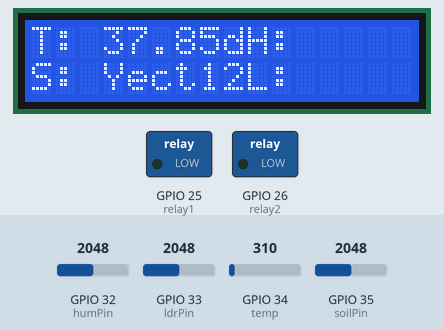
Recording of a sketch running on a simulated ESP32. On the bench: 16×2 character LCD, switched loads named in the sketch (green lamp = pin HIGH). Inputs (shaded band) come from the test bench; at power-on: GPIO 34 (temp) = 310, GPIO 35 (soilPin) = 2048, GPIO 33 (ldrPin) = 2048, GPIO 32 (humPin) = 2048. WiFi joins after 1.5 s; servers stay silent unless stated; uploads are accepted with an empty reply; what the sketch prints to the serial monitor is not drawn.

Above: at 3.9 s.
4.0 s: GPIO 34 (temp) set to 413
At 9.6 s:
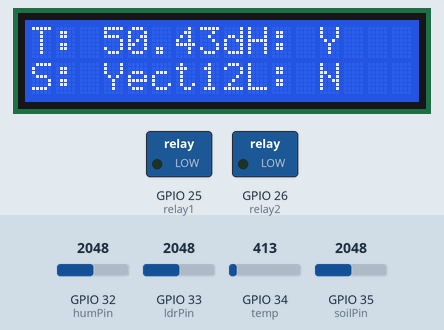
10.0 s: GPIO 34 (temp) set to 476
At 14.6 s:
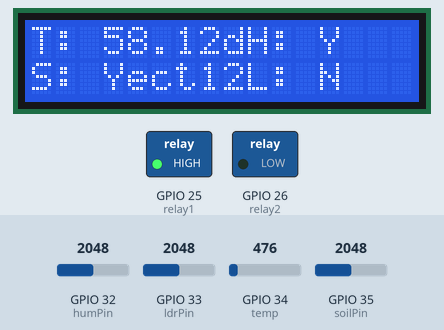
15.9 s: GPIO 35 (soilPin) set to 2440
24.7 s: GPIO 35 (soilPin) set to 2566
At 32.3 s:
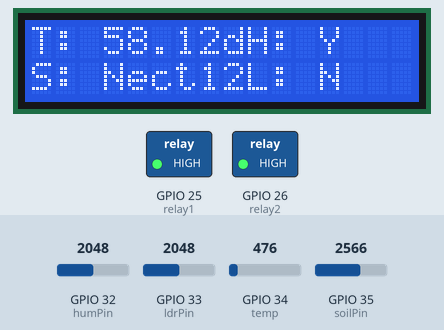
32.7 s: GPIO 33 (ldrPin) set to 1973
At 39.6 s:
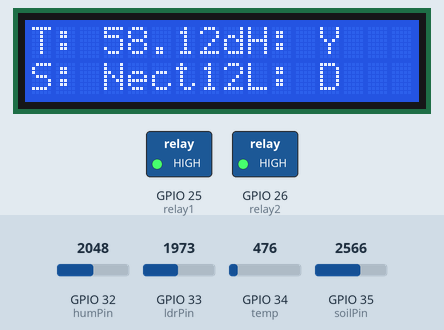
40.6 s: GPIO 32 (humPin) set to 4040
At 48.8 s:
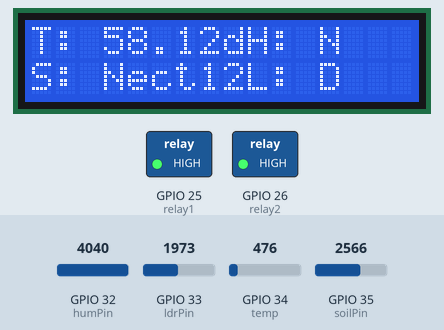
Timing chart, 0 to 50.3 s (numbered marks = the images above; inputs shaded):
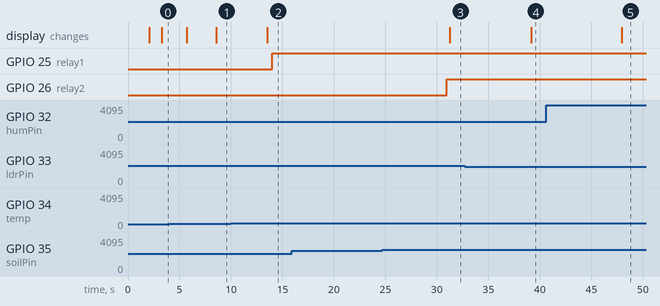

The sketch:

GREEN_HOUSE_MONITORING_SYSTEM.ino
```cpp
#include <WiFi.h>
#include <HTTPClient.h>
#include <LiquidCrystal.h>
#include <String.h>

LiquidCrystal lcd (15,2,4,16,17,5);

#define temp 34
#define soilPin 35
#define humPin 32
#define ldrPin 33
#define relay1 25
#define relay2 26

float temp1=0.0;
unsigned temp2 = 0;
int soil  = 0;
int hum = 0;
int ldr = 0;
String L = " ";
String S = " ";
String H = " ";

// WiFi parameters to be configured
const char* ssid = "project12"; // Hoofdlettergevoelig
const char* password = "project123456"; // Hoofdlettergevoelig

String q = "http://projectsiot.xyz/IoTProjects/GreenHouse/upload.php?";
String iot = "\0";
String p = "http://sms.scubedigi.com/api.php?username=Mydreamacd&password=Mydre@m123&to=7095726587&from=MYDREM&message=";
String msg = "\0";


void setup(void) {
  Serial.begin(9600);
  Serial.print("Bezig met verbinden");
 WiFi.begin(ssid, password); // Connect to WiFi
 lcd.begin(16,2);

lcd.clear();
lcd.setCursor(0,0);
        lcd.print("  GREEN HOUSE   ");
        lcd.setCursor( 2,1);
         lcd.print(" MONITORING S/M ");
         delay(2000);

          pinMode(humPin,INPUT);
          pinMode(ldrPin,INPUT);
          pinMode(soilPin,INPUT);
          pinMode(temp,INPUT);
          pinMode(relay1,OUTPUT);
          pinMode(relay2,OUTPUT);

  while (WiFi.status() != WL_CONNECTED) {
     lcd.clear();
     lcdstring(0,0,"connecting to ");
     lcdstring(0,1,ssid);
     delay(500);
     Serial.print(".");
  }
  lcd.clear();
     lcdstring(0,0,"connected to");
     lcdstring(0,1,ssid);
  // Verbonden.
  Serial.println("OK!");

  // Access Point (SSID).
  Serial.print("SSID: ");
  Serial.println(WiFi.SSID());

  // IP adres.
  Serial.print("IP: ");
  Serial.println(WiFi.localIP());

  // Signaalsterkte.
  long rssi = WiFi.RSSI();
  Serial.print("Signaal sterkte (RSSI): ");
  Serial.print(rssi);
  Serial.println(" dBm");
  Serial.println("");


if(WiFi.status()== WL_CONNECTED){ //Check WiFi connection status

    HTTPClient http; //Declare an object of class HTTPClient
   // http.begin("http://sms.scubedigi.com/api.php?username=Mydreamacd&password=Mydre@m123&to=9652490222&from=MYDREM&message=RJANED;LKSDF"); //Specify request destination

  http.begin("http://projectsiot.xyz/IoTProjects/GreenHouse/upload.php?a=U&b=N&c=N&d=N&e=N");

int httpCode = http.GET(); //Send the request
    if (httpCode > 0) { //Check the returning code
      String payload = http.getString(); //Get the request response payload
      Serial.println(payload); //Print the response payload
    }
    http.end(); //Close connection

delay(500);
}
/*
Serial.println("sending welcome message............");

 if(WiFi.status()== WL_CONNECTED){ //Check WiFi connection status

    HTTPClient http; //Declare an object of class HTTPClient
   http.begin("http://sms.scubedigi.com/api.php?username=Mydreamacd&password=Mydre@m123&to=9652490222&from=MYDREM&message=WELCOME%20TO%20PROJECT"); //Specify request destination

  //http.begin("http://projectsiot.xyz/IoTProjects/PrepaidCardPetrol/petrolcard.php?a=U&b=0&c=0");

int httpCode = http.GET(); //Send the request
    if (httpCode > 0) { //Check the returning code
      String payload = http.getString(); //Get the request response payload
      Serial.println(payload); //Print the response payload
    }
    http.end(); //Close connection

delay(500);
}
*/

}

void loop() {

temp2 = analogRead(temp); //read data from analog pin A1.
float V=temp2*(5/(4095.00)); //conversion of analog voltage to digital voltage.
  temp1=V*100; //temperature in centigrade scale.

Serial.print("temperature is = "); Serial.println(temp1);
delay(50);

ldr = analogRead(ldrPin);
delay(50);
soil = analogRead(soilPin);
delay(50);
hum = analogRead(humPin);
delay(50);

Serial.println("soil = "+String(soil));
Serial.println("ldr = "+String(ldr));
Serial.println("hum = "+String(hum));


if (temp1 > 55)
{
   lcdstring(0,0,"T: "+String(temp1));
  lcdstring(9,0,"H: "+ String(H));
  lcdstring(0,1,"S: "+ String(S));
  lcdstring(9,1,"L: "+ String(L));
  delay(20);
msg = p + "HIGH%20TEMPERATURE%20ALERT%0AT:"+String(temp1);
sendmsg();

  digitalWrite(relay1,HIGH);
  delay(2000);
}
else
{
  delay(100);
  digitalWrite(relay1,LOW);
  delay(200);
}
 if (soil < 2500)
{
  S = "Y";
   lcdstring(0,0,"T: "+String(temp1));
  lcdstring(9,0,"H: "+ String(H));
  lcdstring(0,1,"S: "+ String(S));
  lcdstring(9,1,"L: "+ String(L));
  delay(20);
msg = p + "SOIOL%20WET%0AMOTOR%20OFF";
sendmsg();
  digitalWrite(relay2,LOW);
  delay(2000);
}

else
{
  S = "N";
  delay(100);
  digitalWrite(relay2,HIGH);
  delay(300);
}
 if (hum < 4000)
{
  H = "Y";
   lcdstring(0,0,"T: "+String(temp1));
  lcdstring(9,0,"H: "+ String(H));
  lcdstring(0,1,"S: "+ String(S));
  lcdstring(9,1,"L: "+ String(L));
  delay(20);
  delay(2000);
}
else
{
  H = "N";
}
if (ldr < 2000)
{
  L = "D";
}
else
{
  L = "N";
}

if ((temp1 < 55)&&(H == "N")&&(S == "N"))
{
  Serial.println("system is normal");

  lcd.clear();
  lcdstring(0,0,"T: "+String(temp1));
  lcdstring(9,0,"H: "+ String(H));
  lcdstring(0,1,"S: "+ String(S));
  lcdstring(9,1,"L: "+ String(L));
  delay(100);
  iot  = q + "a=" + String(temp1) + "&b=" + L +"&c=" + H + "&d=" + S;
  send2server ();
}
else
{

  iot  = q + "a=" + String(temp1) + "&b=" + L +"&c=" + H + "&d=" + S;
  send2server ();
}
}// LOOP

void send2server ()
{
   Serial.println(iot);
if(WiFi.status()== WL_CONNECTED){ //Check WiFi connection status

    HTTPClient http; //Declare an object of class HTTPClient

   http.begin(iot);

int httpCode = http.GET(); //Send the request
    if (httpCode > 0) { //Check the returning code
      String payload = http.getString(); //Get the request response payload
      Serial.println(payload); //Print the response payload
    }
    http.end(); //Close connection

delay(100);
}
}
void sendmsg ()
{
  Serial.println("sending message-----------");

 Serial.print("msg = "); Serial.println(msg);
if(WiFi.status()== WL_CONNECTED){ //Check WiFi connection status

    HTTPClient http; //Declare an object of class HTTPClient

  http.begin(msg);

int httpCode = http.GET(); //Send the request
    if (httpCode > 0) { //Check the returning code
      String payload = http.getString(); //Get the request response payload
      Serial.println(payload); //Print the response payload
    }
    http.end(); //Close connection

delay(100);
}

}
void lcdstring (int a, int b, String w)
{
  lcd.setCursor(a,b);
  lcd.print(w);
}
```

Measured:
- the behaviour switches between 450 and 451 on GPIO 34 (temp) (found by bisection; images 1 and 2)
- the behaviour switches between 2499 and 2500 on GPIO 35 (soilPin) (found by bisection; images 2 and 3)
- the behaviour switches between 2000 and 1999 on GPIO 33 (ldrPin) (found by bisection; images 3 and 4)
- after the input at 10.0 s, GPIO 25 (relay1): LOW → HIGH after 4.0 s; the display: changes after 3.5 s (image 2)
- after the input at 15.9 s, every drawn part: stays the same
- after the input at 24.7 s, GPIO 26 (relay2): LOW → HIGH after 6.2 s; the display: changes after 6.5 s (image 3)
- after the input at 32.7 s, the display: changes after 6.5 s (image 4)
- after the input at 40.6 s, the display: changes after 7.3 s (image 5)
